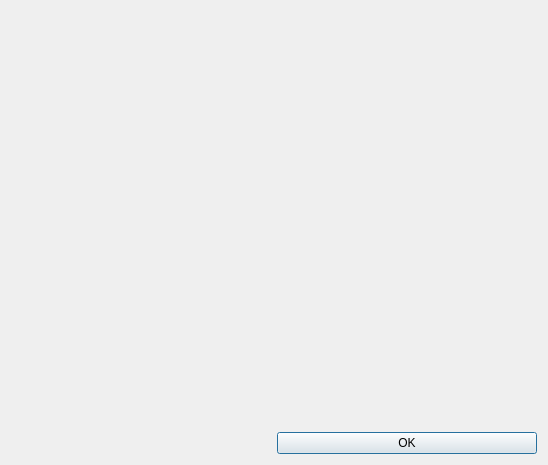
<?xml version="1.0" encoding="UTF-8"?>
<ui version="4.0">
 <class>GraphicsDialog</class>
 <widget class="QDialog" name="GraphicsDialog">
  <property name="geometry">
   <rect>
    <x>0</x>
    <y>0</y>
    <width>548</width>
    <height>465</height>
   </rect>
  </property>
  <property name="windowTitle">
   <string>Dialog</string>
  </property>
  <layout class="QVBoxLayout" name="verticalLayout">
   <item>
    <widget class="QtInteractor" name="display_view" native="true"/>
   </item>
   <item>
    <layout class="QHBoxLayout" name="horizontalLayout">
     <item>
      <widget class="QLabel" name="label">
       <property name="text">
        <string/>
       </property>
      </widget>
     </item>
     <item>
      <widget class="QPushButton" name="pushButton">
       <property name="text">
        <string>OK</string>
       </property>
      </widget>
     </item>
    </layout>
   </item>
  </layout>
 </widget>
 <customwidgets>
  <customwidget>
   <class>QtInteractor</class>
   <extends>QWidget</extends>
   <header>pyvistaqt</header>
   <container>1</container>
  </customwidget>
 </customwidgets>
 <resources/>
 <connections/>
</ui>
